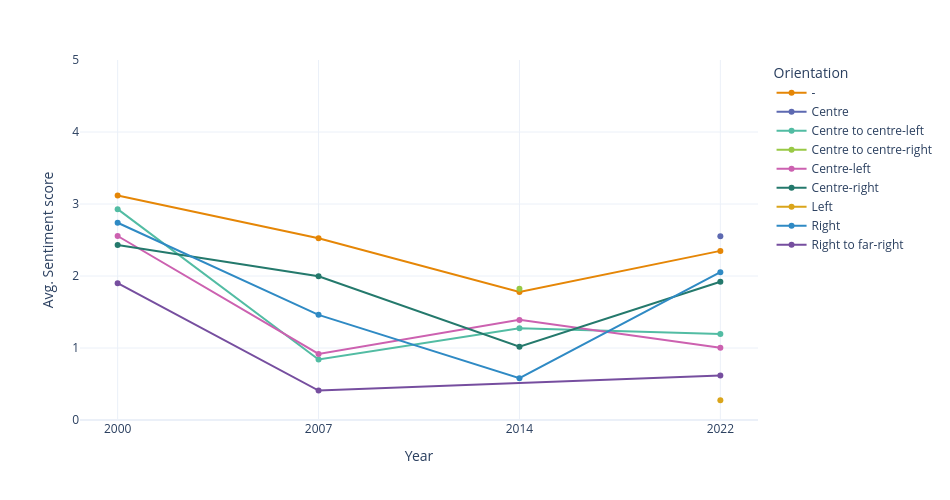

The notebook cell this image was saved under:
### Code cell
#Political orientation x Sentiment scores (across years)

status_term = df.groupby(["Party_orientation", "Year"]).agg({"Senti_n":"mean"}).reset_index()
status_term

fig=px.line(status_term, x="Year", y="Senti_n", color="Party_orientation", markers=True, 
            color_discrete_sequence=px.colors.qualitative.Vivid)
fig.update_layout(
    height=500,  
    width=950,
    yaxis=dict(range=[0, 5]),

    yaxis_title='Avg. Sentiment score',
    legend_title='Orientation',
    template='plotly_white'
)
fig.show()

### Figure 1 — Plotly figure (JSON) as saved in the notebook; plotly's stock layout.template omitted (floating-point values rounded to 4 significant figures)
{"data": [{"hovertemplate": "Party_orientation=-<br>Year=%{x}<br>Senti_n=%{y}<extra></extra>", "legendgroup": "-", "line": {"color": "rgb(229, 134, 6)", "dash": "solid"}, "marker": {"symbol": "circle"}, "mode": "lines+markers", "name": "-", "orientation": "v", "showlegend": true, "type": "scatter", "x": ["2000", "2007", "2014", "2022"], "xaxis": "x", "y": [3.118, 2.525, 1.778, 2.349], "yaxis": "y"}, {"hovertemplate": "Party_orientation=Centre<br>Year=%{x}<br>Senti_n=%{y}<extra></extra>", "legendgroup": "Centre", "line": {"color": "rgb(93, 105, 177)", "dash": "solid"}, "marker": {"symbol": "circle"}, "mode": "lines+markers", "name": "Centre", "orientation": "v", "showlegend": true, "type": "scatter", "x": ["2022"], "xaxis": "x", "y": [2.551], "yaxis": "y"}, {"hovertemplate": "Party_orientation=Centre to centre-left<br>Year=%{x}<br>Senti_n=%{y}<extra></extra>", "legendgroup": "Centre to centre-left", "line": {"color": "rgb(82, 188, 163)", "dash": "solid"}, "marker": {"symbol": "circle"}, "mode": "lines+markers", "name": "Centre to centre-left", "orientation": "v", "showlegend": true, "type": "scatter", "x": ["2000", "2007", "2014", "2022"], "xaxis": "x", "y": [2.928, 0.8409, 1.274, 1.193], "yaxis": "y"}, {"hovertemplate": "Party_orientation=Centre to centre-right<br>Year=%{x}<br>Senti_n=%{y}<extra></extra>", "legendgroup": "Centre to centre-right", "line": {"color": "rgb(153, 201, 69)", "dash": "solid"}, "marker": {"symbol": "circle"}, "mode": "lines+markers", "name": "Centre to centre-right", "orientation": "v", "showlegend": true, "type": "scatter", "x": ["2014"], "xaxis": "x", "y": [1.822], "yaxis": "y"}, {"hovertemplate": "Party_orientation=Centre-left<br>Year=%{x}<br>Senti_n=%{y}<extra></extra>", "legendgroup": "Centre-left", "line": {"color": "rgb(204, 97, 176)", "dash": "solid"}, "marker": {"symbol": "circle"}, "mode": "lines+markers", "name": "Centre-left", "orientation": "v", "showlegend": true, "type": "scatter", "x": ["2000", "2007", "2014", "2022"], "xaxis": "x", "y": [2.555, 0.9169, 1.391, 1.004], "yaxis": "y"}, {"hovertemplate": "Party_orientation=Centre-right<br>Year=%{x}<br>Senti_n=%{y}<extra></extra>", "legendgroup": "Centre-right", "line": {"color": "rgb(36, 121, 108)", "dash": "solid"}, "marker": {"symbol": "circle"}, "mode": "lines+markers", "name": "Centre-right", "orientation": "v", "showlegend": true, "type": "scatter", "x": ["2000", "2007", "2014", "2022"], "xaxis": "x", "y": [2.43, 1.997, 1.018, 1.919], "yaxis": "y"}, {"hovertemplate": "Party_orientation=Left<br>Year=%{x}<br>Senti_n=%{y}<extra></extra>", "legendgroup": "Left", "line": {"color": "rgb(218, 165, 27)", "dash": "solid"}, "marker": {"symbol": "circle"}, "mode": "lines+markers", "name": "Left", "orientation": "v", "showlegend": true, "type": "scatter", "x": ["2022"], "xaxis": "x", "y": [0.273], "yaxis": "y"}, {"hovertemplate": "Party_orientation=Right<br>Year=%{x}<br>Senti_n=%{y}<extra></extra>", "legendgroup": "Right", "line": {"color": "rgb(47, 138, 196)", "dash": "solid"}, "marker": {"symbol": "circle"}, "mode": "lines+markers", "name": "Right", "orientation": "v", "showlegend": true, "type": "scatter", "x": ["2000", "2007", "2014", "2022"], "xaxis": "x", "y": [2.74, 1.461, 0.5804, 2.053], "yaxis": "y"}, {"hovertemplate": "Party_orientation=Right to far-right<br>Year=%{x}<br>Senti_n=%{y}<extra></extra>", "legendgroup": "Right to far-right", "line": {"color": "rgb(118, 78, 159)", "dash": "solid"}, "marker": {"symbol": "circle"}, "mode": "lines+markers", "name": "Right to far-right", "orientation": "v", "showlegend": true, "type": "scatter", "x": ["2000", "2007", "2022"], "xaxis": "x", "y": [1.9, 0.4087, 0.6183], "yaxis": "y"}], "layout": {"height": 500, "legend": {"title": {"text": "Orientation"}, "tracegroupgap": 0}, "margin": {"t": 60}, "width": 950, "xaxis": {"anchor": "y", "domain": [0, 1], "title": {"text": "Year"}}, "yaxis": {"anchor": "x", "domain": [0, 1], "range": [0, 5], "title": {"text": "Avg. Sentiment score"}}}}
